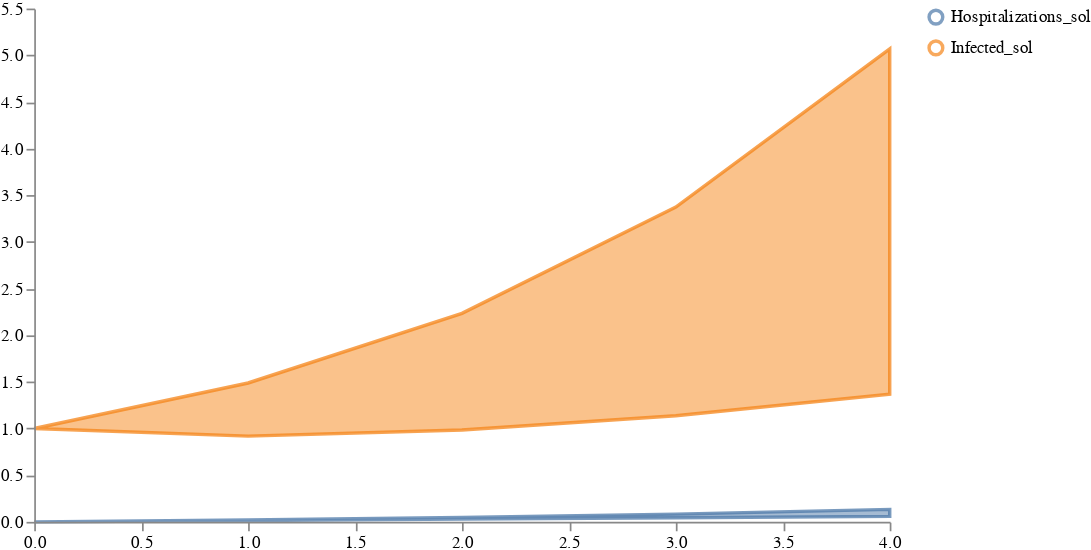

The notebook cell this image was saved under:
### Code cell
plots.ipy_display(result["visual"])

### Figure 1 — Vega specification as saved in the notebook (floating-point values rounded to 4 significant figures)
{"$schema": "https://vega.github.io/schema/vega/v5.json", "axes": [{"name": "x_axis", "orient": "bottom", "scale": "xscale", "zindex": 100}, {"name": "y_axis", "orient": "left", "scale": "yscale", "zindex": 100}], "data": [{"name": "distributions", "values": [{"lower": 1.313e-12, "timepoint": 0, "trajectory": "Hospitalizations_sol", "upper": 1.996e-12}, {"lower": 0.01381, "timepoint": 1, "trajectory": "Hospitalizations_sol", "upper": 0.02069}, {"lower": 0.03045, "timepoint": 2, "trajectory": "Hospitalizations_sol", "upper": 0.04684}, {"lower": 0.04453, "timepoint": 3, "trajectory": "Hospitalizations_sol", "upper": 0.08283}, {"lower": 0.0584, "timepoint": 4, "trajectory": "Hospitalizations_sol", "upper": 0.1335}, {"lower": 1, "timepoint": 0, "trajectory": "Infected_sol", "upper": 1}, {"lower": 0.9185, "timepoint": 1, "trajectory": "Infected_sol", "upper": 1.488}, {"lower": 0.9846, "timepoint": 2, "trajectory": "Infected_sol", "upper": 2.234}, {"lower": 1.136, "timepoint": 3, "trajectory": "Infected_sol", "upper": 3.373}, {"lower": 1.368, "timepoint": 4, "trajectory": "Infected_sol", "upper": 5.068}]}, {"name": "traces", "transform": [{"expr": "isValid(datum.value)", "type": "filter"}], "values": []}, {"name": "points", "values": []}, {"name": "markers", "values": []}, {"name": "selected", "on": [{"remove": true, "trigger": "clear"}, {"remove": true, "trigger": "!shift"}, {"insert": "clicked", "trigger": "!shift && clicked"}, {"toggle": "clicked", "trigger": "shift && clicked"}]}], "height": 300, "legends": [{"encode": {"labels": {"interactive": true, "name": "legendLabel", "update": {"opacity": [{"test": "!length(data('selected')) || indata('selected', 'value', datum.value)", "value": 1}, {"value": 0.25}]}}, "symbols": {"interactive": true, "name": "legendSymbol", "update": {"fill": {"value": "transparent"}, "opacity": [{"test": "!length(data('selected')) || indata('selected', 'value', datum.value)", "value": 0.7}, {"value": 0.15}], "size": {"value": 64}, "strokeWidth": {"value": 2}}}}, "name": "color_legend", "stroke": "color"}], "marks": [{"from": {"facet": {"data": "points", "groupby": "trajectory", "name": "points_split"}}, "marks": [{"encode": {"hover": {"fillOpacity": {"value": 0.9}}, "update": {"fill": {"field": "trajectory", "scale": "color"}, "fillOpacity": [{"test": "!length(data('selected')) || indata('selected', 'value', datum.trajectory)", "value": 0.5}, {"value": 0.15}], "size": {"value": 10}, "stroke": {"field": "trajectory", "scale": "color"}, "strokeOpacity": [{"test": "!length(data('selected')) || indata('selected', 'value', datum.trajectory)", "value": 0.75}, {"value": 0.15}], "strokeWidth": {"value": 2}, "tooltip": {"field": "value"}, "x": {"field": "timepoint", "scale": "xscale"}, "y": {"field": "value", "scale": "yscale"}}}, "from": {"data": "points"}, "name": "_points_symbol", "type": "symbol", "zindex": 3}, {"encode": {"hover": {"fillOpacity": {"value": 0.9}}, "update": {"interpolate": {"value": "linear"}, "stroke": {"field": "trajectory", "scale": "color"}, "strokeOpacity": [{"test": "!length(data('selected')) || indata('selected', 'value', datum.trajectory)", "value": 0.3}, {"value": 0.1}], "strokeWidth": {"value": 2}, "x": {"field": "timepoint", "scale": "xscale"}, "y": {"field": "value", "scale": "yscale"}}}, "from": {"data": "points"}, "name": "_points_line", "type": "line", "zindex": 3}], "name": "_points", "type": "group", "zindex": 3}, {"from": {"facet": {"data": "traces", "groupby": "trajectory", "name": "traces_split"}}, "marks": [{"encode": {"hover": {"fillOpacity": {"value": 0.9}}, "update": {"interpolate": {"value": "linear"}, "stroke": {"field": "trajectory", "scale": "color"}, "strokeOpacity": [{"test": "!length(data('selected')) || indata('selected', 'value', datum.trajectory)", "value": 0.75}, {"value": 0.15}], "strokeWidth": {"value": 2}, "x": {"field": "timepoint", "scale": "xscale"}, "y": {"field": "value", "scale": "yscale"}}}, "from": {"data": "traces_split"}, "name": "_traces_lines", "type": "line"}], "name": "_traces", "type": "group", "zindex": 2}, {"from": {"facet": {"data": "distributions", "groupby": "trajectory", "name": "trajectory_split"}}, "marks": [{"encode": {"hover": {"fillOpacity": {"value": 0.9}}, "update": {"fill": {"field": "trajectory", "scale": "color"}, "fillOpacity": [{"test": "!length(data('selected')) || indata('selected', 'value', datum.trajectory)", "value": 0.5}, {"value": 0.15}], "interpolate": {"value": "linear"}, "stroke": {"field": "trajectory", "scale": "color"}, "strokeOpacity": [{"test": "!length(data('selected')) || indata('selected', 'value', datum.trajectory)", "value": 0.75}, {"value": 0.15}], "strokeWidth": {"value": 2}, "x": {"field": "timepoint", "scale": "xscale"}, "y": {"field": "upper", "scale": "yscale"}, "y2": {"field": "lower", "scale": "yscale"}}}, "from": {"data": "trajectory_split"}, "type": "area"}], "name": "_distributions", "type": "group", "zindex": 1}, {"marks": [{"encode": {"enter": {"stroke": {"value": "lightgray"}}, "update": {"opacity": {"value": 1}, "x": {"field": "timepoint", "scale": "xscale"}, "y": {"signal": "height"}, "y2": {"value": 0}}}, "from": {"data": "markers"}, "name": "_marker text", "type": "rule"}, {"encode": {"enter": {"fontSize": {"value": 8}, "text": {"field": "datum.label"}, "y": {"value": 0}}}, "from": {"data": "_marker text"}, "name": "_marker flags", "transform": [{"as": ["x", "_y", "opacity", "align", "baseline"], "lineAnchor": "start", "offset": [1], "size": {"signal": "[width, height]"}, "type": "label"}], "type": "text"}], "name": "_markers", "type": "group"}], "scales": [{"domain": {"fields": [{"data": "distributions", "field": "timepoint"}, {"data": "traces", "field": "timepoint"}, {"data": "points", "field": "timepoint"}, {"data": "markers", "field": "timepoint"}]}, "name": "xscale", "range": "width", "type": "linear", "zero": false}, {"domain": {"fields": [{"data": "distributions", "field": "lower"}, {"data": "distributions", "field": "upper"}, {"data": "traces", "field": "value"}, {"data": "points", "field": "value"}]}, "name": "yscale", "nice": true, "range": "height", "type": "linear", "zero": true}, {"domain": {"fields": [{"data": "distributions", "field": "trajectory"}, {"data": "traces", "field": "trajectory"}, {"data": "points", "field": "trajectory"}]}, "name": "color", "range": "category", "type": "ordinal"}], "signals": [{"name": "clear", "on": [{"events": "mouseup[!event.item]", "force": true, "update": "true"}], "value": true}, {"name": "shift", "on": [{"events": "@legendSymbol:click, @legendLabel:click", "force": true, "update": "event.shiftKey"}], "value": false}, {"name": "clicked", "on": [{"events": "@legendSymbol:click, @legendLabel:click", "force": true, "update": "{value: datum.value}"}], "value": null}], "width": 500}
